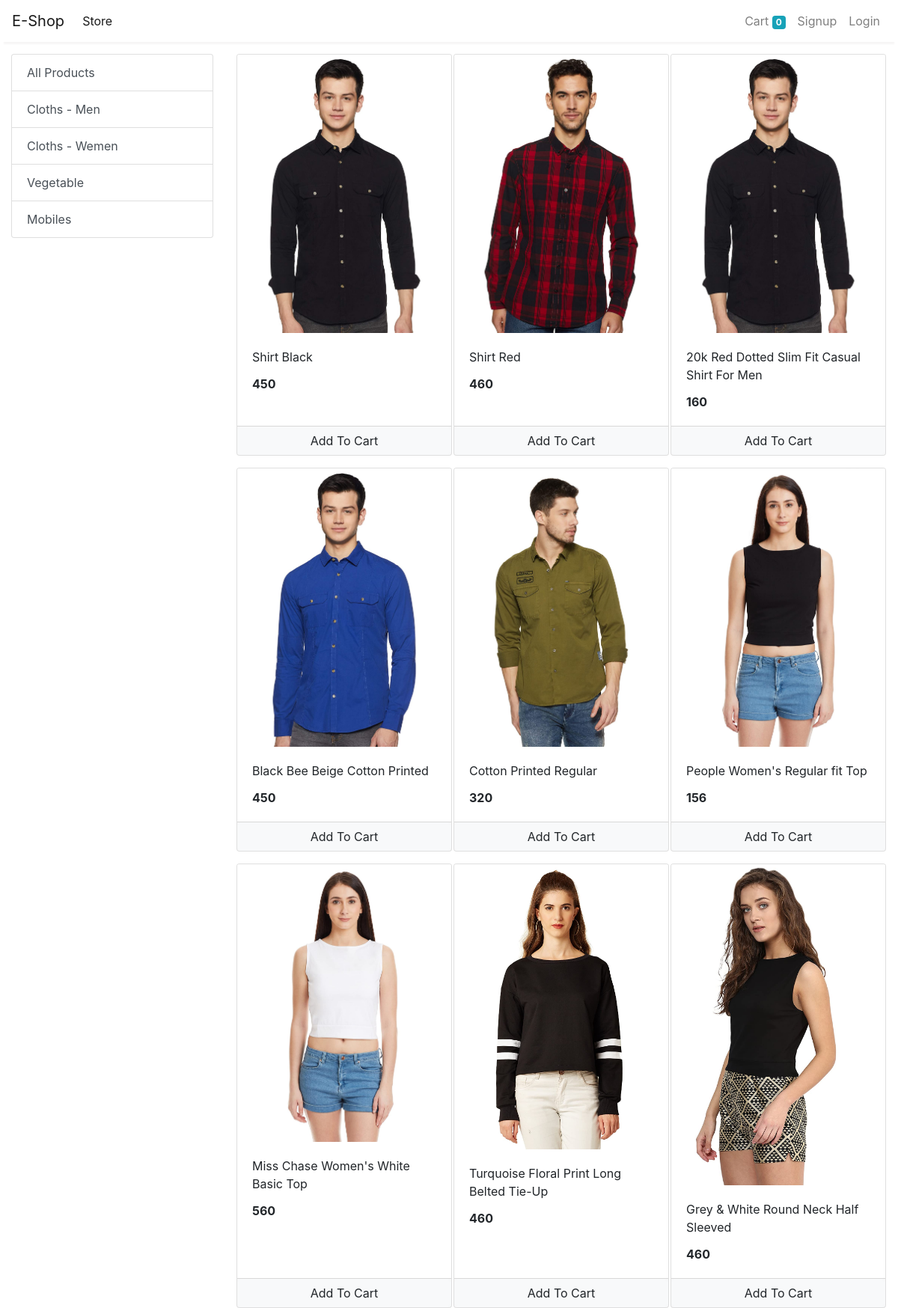
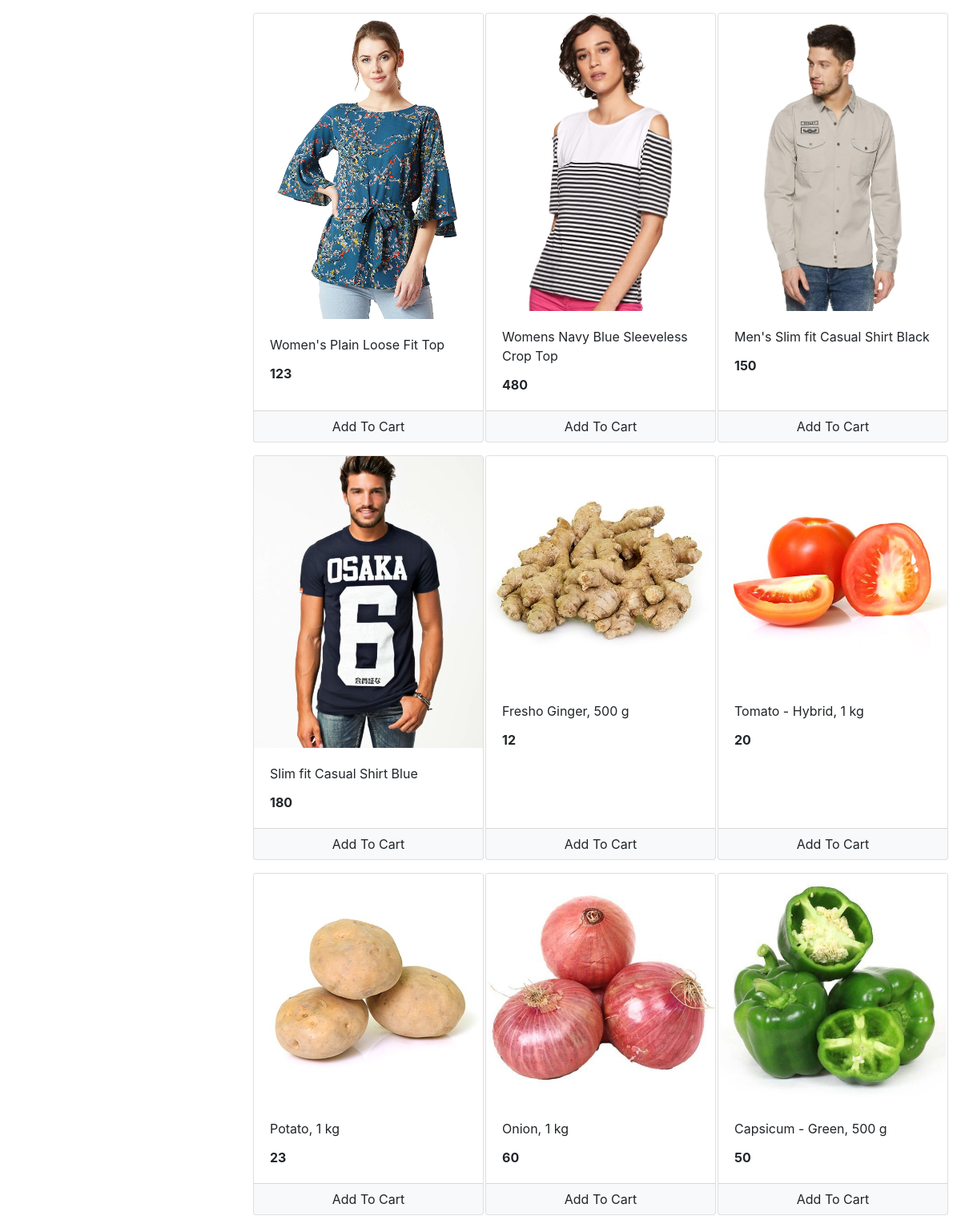
The app's page /store with its own data (2 pictures, top to bottom).
### store/models/category.py (models this page shows, shortened)
class Category(models.Model):
    name = models.CharField(max_length=20)
    @staticmethod
    def get_all_categories():
        return Category.objects.all()

### store/models/product.py (models this page shows, shortened)
class Product(models.Model):
    name = models.CharField(max_length=50)
    price = models.IntegerField(default=0)
    category = models.ForeignKey(Category, on_delete=models.CASCADE, default=1)
    description = models.CharField(max_length=200, default='' , null=True , blank=True)
    image = models.ImageField(upload_to='uploads/products/')
    @staticmethod
    def get_all_products():
        return Product.objects.all()

### store/views/home.py (the view)
# urls.py: path('' , include('store.urls'))
def store(request):
    cart = request.session.get('cart')
    if not cart:
        request.session['cart'] = {}
    products = None
    categories = Category.get_all_categories()
    categoryID = request.GET.get('category')
    if categoryID:
        products = Product.get_all_products_by_categoryid(categoryID)
    else:
        products = Product.get_all_products();
    data = {}
    data['products'] = products
    data['categories'] = categories
    print('you are : ', request.session.get('email'))
    return render(request, 'index.html', data)

### store/templatetags/cart.py (called while the page is built)
@register.filter(name='is_in_cart')
def is_in_cart(product  , cart):
    keys = cart.keys()
    for id in keys:
        if int(id) == product.id:
            return True
    return False;

### store/templates/index.html (shortened to what this page needs)
{% extends 'base.html' %}
{% block content %}
{% load cart %}
{% load custom_filter %}
<div class="container-fluid mt-3">
	<div class="row">
		<div class="col-lg-3 mx-auto">
			<div class="list-group">
				<a href="/" class="list-group-item list-group-item-action">All Products</a>
				{% for category in categories %}
				<a href="/?category={{category.id}}"
					class="list-group-item list-group-item-action">{{category.name}}</a>
				{% endfor %}
			</div>
		</div>
		<div id='products' class="col-lg-9 mx-auto">
			<div class="row mx-auto">
				{% for product in products %}
				<div class="card mx-auto mb-3" id={{product.id}} style="width: 18rem;">
					<img class="card-img-top" src="{{product.image.url}}" alt="Card image cap">
					<div class="card-body">
						<p class="card-title">{{product.name}}</p>
						<p class="card-text"><b>{{product.price}}</b></p>
					</div>
					<div class="card-footer p-0 no-gutters">
						{% if product|is_in_cart:request.session.cart %}
						<div class="row no-gutters">
							<form action="/#{{product.id}}" class="col-2 " method="post">
								{% csrf_token %}
								<input hidden type="text" name='product' value='{{product.id}}'>
								<input hidden type="text" name='remove' value='True'>
								<input type="submit" value=" - " class="btn btn-block btn-light border-right">
							</form>
							<div class="text-center col">{{product|cart_quantity:request.session.cart}} in Cart</div>
							<form action="/#{{product.id}}" class="col-2 " method="post">
								{% csrf_token %}
								<input hidden type="text" name='product' value='{{product.id}}'>
								<input type="submit" value=" + " class="btn btn-block btn-light border-left">
							</form>
						</div>
						{% else %}
						<form action="/#{{product.id}}" method="POST" class="btn-block">
							<input type="submit" class="float-right btn btn-light  form-control"
								value="Add To Cart">
						</form>
						{% endif %}
					</div>
				</div>
				{% endfor %}
			</div>
		</div>
	</div>
</div>
{% endblock %}

### store/templates/base.html (shortened to what this page needs)
<!doctype html>
<html lang="en">
<head>
  <link rel="stylesheet" href="https://maxcdn.bootstrapcdn.com/bootstrap/4.0.0/css/bootstrap.min.css"
>
</head>
<body>
  <nav class="one-edge-shadow
  sticky-top navbar
  navbar-expand-lg
   navbar-light bg-white">
    <a class="navbar-brand" href="/">E-Shop</a>
    <div class="collapse navbar-collapse" id="navbarSupportedContent">
      <ul class="navbar-nav mr-auto">
        <li class="nav-item active">
          <a class="nav-link" href="/store">Store <span class="sr-only">(current)</span></a>
        </li>
      </ul>
      <ul class=" navbar-nav my-2 my-lg-0">
        <li class="nav-item ">
          <a class="nav-link" href="/cart">Cart
            <span class="badge badge-info">{{request.session.cart.keys|length}}</span>
            <span class="sr-only">(current)</span></a>
        </li>
        {% if request.session.customer %}
        <li class="nav-item ">
          <a class="nav-link" href="/orders">Orders<span class="sr-only">(current)</span></a>
        </li>
        <li class="nav-item ">
          <a class="nav-link" href="/logout">Logout<span class="sr-only">(current)</span></a>
        </li>
        {% else %}
        <li class="nav-item ">
          <a class="nav-link" href="/signup">Signup<span class="sr-only">(current)</span></a>
        </li>
        <li class="nav-item ">
          <a class="nav-link" href="/login">Login<span class="sr-only">(current)</span></a>
        </li>
        {% endif %}
      </ul>
    </div>
  </nav>
    {% block content %}{% endblock %}
</body>
</html>

### store/templates/base.html (style rules this page uses)
nav { background-color: white; }
.one-edge-shadow { box-shadow: 0 8px 2px -5px rgb(246, 245, 245); }

### records on screen
Category: name "Cloths - Men"
Category: name "Cloths - Wemen"
Category: name "Vegetable"
Category: name "Mobiles"
Product: {{ product.id }} 1 (drawn), image (picture), name "Shirt Black", price "450"
Product: image (picture), name "Shirt Red", price "460"
Product: image (picture), name "20k Red Dotted Slim Fit Casual Shirt For Men", price "160"
Product: image (picture), name "Black Bee Beige Cotton Printed", price "450"
Product: image (picture), name "Cotton Printed Regular", price "320"
Product: image (picture), name "People Women's Regular fit Top", price "156"
Product: image (picture), name "Miss Chase Women's White Basic Top", price "560"
Product: image (picture), name "Turquoise Floral Print Long Belted Tie-Up", price "460"
Product: image (picture), name "Grey & White Round Neck Half Sleeved", price "460"
Product: image (picture), name "Women's Plain Loose Fit Top", price "123"
Product: image (picture), name "Womens Navy Blue Sleeveless Crop Top", price "480"
Product: image (picture), name "Men's Slim fit Casual Shirt Black", price "150"
Product: image (picture), name "Slim fit Casual Shirt Blue", price "180"
Product: image (picture), name "Fresho Ginger, 500 g", price "12"
Product: image (picture), name "Tomato - Hybrid, 1 kg", price "20"
Product: image (picture), name "Potato, 1 kg", price "23"
Product: image (picture), name "Onion, 1 kg", price "60"
Product: {{ product.id }} 18 (drawn), image (picture), name "Capsicum - Green, 500 g", price "50"

### other values on screen
{{ request.session.cart.keys|length }} "0"
